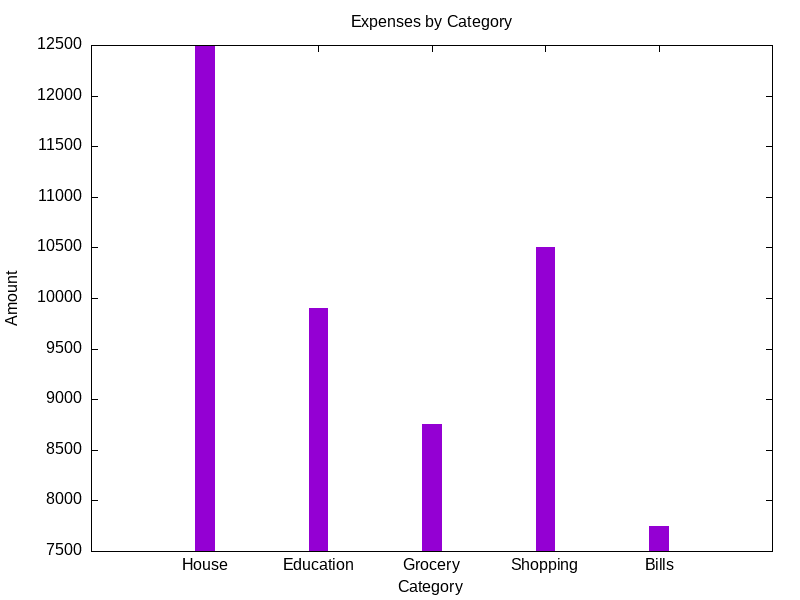

Generate this figure with gnuplot:
set terminal png size 800,600
set output 'expenses.png'
set title 'Expenses by Category'
set style data histograms
set style fill solid
set boxwidth 0.5
set ylabel 'Amount'
set xlabel 'Category'
plot 'expenses.txt' using 2:xtic(1) title '' with histogram
